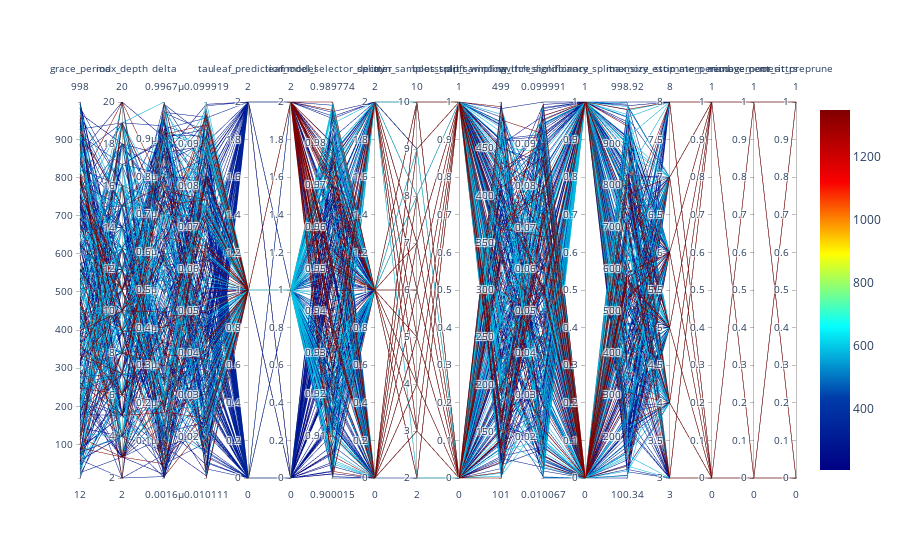

Source (notebook cell):
### Markdown cell above
## Parallel Coordinates Plots

### Code cell
spot_tuner.parallel_plot()

### Figure 1 — Plotly figure (JSON) as saved in the notebook; plotly's stock layout.template omitted (floating-point values rounded to 4 significant figures; data arrays with more than 128 entries replaced by an {"elided": "..."} marker saying what was removed)
{"data": [{"dimensions": [{"label": "grace_period", "range": [12, 998], "values": {"elided": "340 int values"}}, {"label": "max_depth", "range": [2, 20], "values": {"elided": "340 int values"}}, {"label": "delta", "range": [1.576e-09, 9.967e-07], "values": {"elided": "340 float values"}}, {"label": "tau", "range": [0.01011, 0.09992], "values": {"elided": "340 float values"}}, {"label": "leaf_prediction", "range": [0, 2], "values": {"elided": "340 int values"}}, {"label": "leaf_model", "range": [0, 2], "values": {"elided": "340 int values"}}, {"label": "model_selector_decay", "range": [0.9, 0.9898], "values": {"elided": "340 float values"}}, {"label": "splitter", "range": [0, 2], "values": {"elided": "340 int values"}}, {"label": "min_samples_split", "range": [2, 10], "values": {"elided": "340 int values"}}, {"label": "bootstrap_sampling", "range": [0, 1], "values": {"elided": "340 int values"}}, {"label": "drift_window_threshold", "range": [101, 499], "values": {"elided": "340 int values"}}, {"label": "switch_significance", "range": [0.01007, 0.09999], "values": {"elided": "340 float values"}}, {"label": "binary_split", "range": [0, 1], "values": {"elided": "340 int values"}}, {"label": "max_size", "range": [100.3, 998.9], "values": {"elided": "340 float values"}}, {"label": "memory_estimate_period", "range": [3, 8], "values": {"elided": "340 int values"}}, {"label": "stop_mem_management", "range": [0, 1], "values": {"elided": "340 int values"}}, {"label": "remove_poor_attrs", "range": [0, 1], "values": {"elided": "340 int values"}}, {"label": "merit_preprune", "range": [0, 1], "values": {"elided": "340 int values"}}], "line": {"cmax": 1348.0, "cmin": 205.2, "color": {"elided": "340 float values"}, "colorscale": [[0, "rgb(0,0,131)"], [0.2, "rgb(0,60,170)"], [0.4, "rgb(5,255,255)"], [0.6, "rgb(255,255,0)"], [0.8, "rgb(250,0,0)"], [1, "rgb(128,0,0)"]], "showscale": true}, "type": "parcoords"}], "layout": {}}
